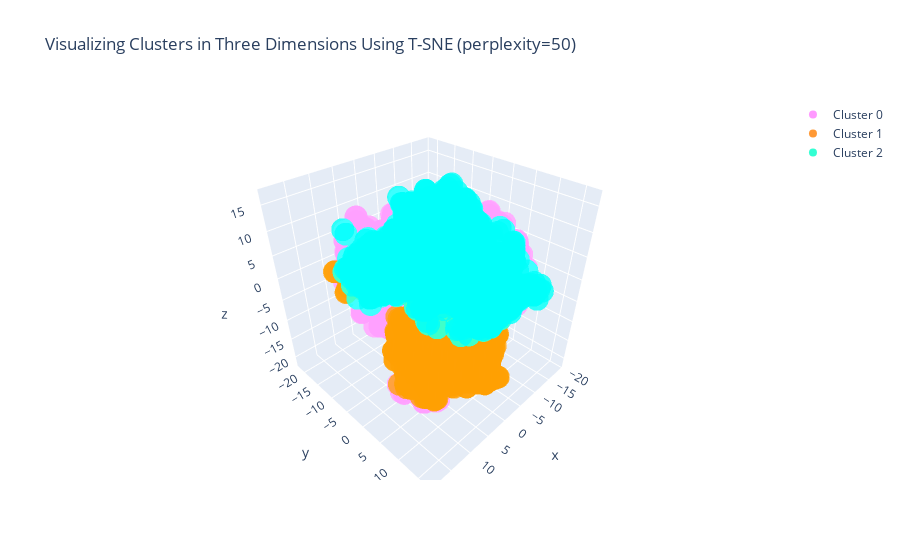

Notebook cell for this chart:
### Code cell
#Instructions for building the 3-D plot

#trace1 is for 'Cluster 0'
trace1 = go.Scatter3d(
                    x = cluster0["TC1_3d"],
                    y = cluster0["TC2_3d"],
                    z = cluster0["TC3_3d"],
                    mode = "markers",
                    name = "Cluster 0",
                    marker = dict(color = 'rgba(255, 128, 255, 0.8)'),
                    text = None)

#trace2 is for 'Cluster 1'
trace2 = go.Scatter3d(
                    x = cluster1["TC1_3d"],
                    y = cluster1["TC2_3d"],
                    z = cluster1["TC3_3d"],
                    mode = "markers",
                    name = "Cluster 1",
                    marker = dict(color = 'rgba(255, 128, 2, 0.8)'),
                    text = None)

#trace3 is for 'Cluster 2'
trace3 = go.Scatter3d(
                    x = cluster2["TC1_3d"],
                    y = cluster2["TC2_3d"],
                    z = cluster2["TC3_3d"],
                    mode = "markers",
                    name = "Cluster 2",
                    marker = dict(color = 'rgba(0, 255, 200, 0.8)'),
                    text = None)
data = [trace1, trace2, trace3]

title = "Visualizing Clusters in Three Dimensions Using T-SNE (perplexity=" + str(perplexity) + ")"

layout = dict(title = title,
              xaxis= dict(title= 'TC1',ticklen= 5,zeroline= False),
              yaxis= dict(title= 'TC2',ticklen= 5,zeroline= False)
             )

fig = dict(data = data, layout = layout)

iplot(fig)

### Figure 1 — Plotly figure (JSON) as saved in the notebook; plotly's stock layout.template omitted (floating-point values rounded to 4 significant figures; data arrays with more than 128 entries replaced by an {"elided": "..."} marker saying what was removed)
{"data": [{"marker": {"color": "rgba(255, 128, 255, 0.8)"}, "mode": "markers", "name": "Cluster 0", "type": "scatter3d", "x": {"elided": "1462 float values"}, "y": {"elided": "1462 float values"}, "z": {"elided": "1462 float values"}}, {"marker": {"color": "rgba(255, 128, 2, 0.8)"}, "mode": "markers", "name": "Cluster 1", "type": "scatter3d", "x": {"elided": "1415 float values"}, "y": {"elided": "1415 float values"}, "z": {"elided": "1415 float values"}}, {"marker": {"color": "rgba(0, 255, 200, 0.8)"}, "mode": "markers", "name": "Cluster 2", "type": "scatter3d", "x": {"elided": "2123 float values"}, "y": {"elided": "2123 float values"}, "z": {"elided": "2123 float values"}}], "layout": {"title": {"text": "Visualizing Clusters in Three Dimensions Using T-SNE (perplexity=50)"}, "xaxis": {"ticklen": 5, "title": {"text": "TC1"}, "zeroline": false}, "yaxis": {"ticklen": 5, "title": {"text": "TC2"}, "zeroline": false}}}
